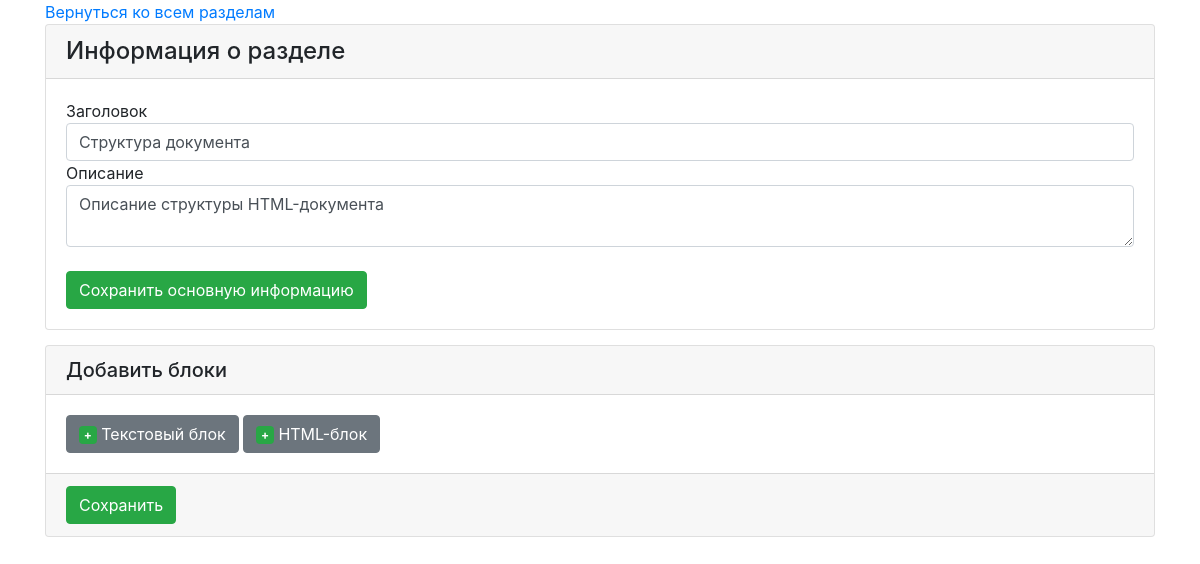
Page /panel/section.php?id=2 on the committed database.
### tables this page shows
CREATE TABLE `sections` (
  `section_id` int(11) NOT NULL,
  `parent_id` int(11) DEFAULT NULL,
  `manual_id` int(11) NOT NULL,
  `name` varchar(255) NOT NULL,
  `description` text,
  `position` int(11) NOT NULL
);

### panel/section.php (called while the page is built, shortened)
<?php
include ("../config/db.php");
include ('../parts/head.php');
include ('../parts/section_info.php');
include ('../parts/footer.php');

### parts/section_info.php (the view, shortened to what this page needs)
<?php
$section_id = mysqli_real_escape_string($link, $_GET['id']);
$query = "SELECT * FROM sections WHERE section_id=$section_id";
$result = mysqli_query($link, $query);
$section = mysqli_fetch_assoc($result);
?>
<a href="manual.php?id=<?php echo $section['manual_id'] ?>">Вернуться ко всем разделам</a>
<div id="section" data-section-id="<?php echo $section_id ?>" class="card">
    <h4 class="card-header">Информация о разделе</h4>
    <div class="card-body">
        <form action="../handlers/update_section.php" method="POST">
            Заголовок <input type="text" name="name" class="form-control" value="<?php echo $section['name'] ?>">
            Описание <textarea type="text" name="description" class="form-control"><?php echo $section['description'] ?></textarea>
            <input type="hidden" name="section_id" value="<?php echo $section_id ?>"><br>
            <input class="btn btn-success" type="submit" value="Сохранить основную информацию">
        </form>
    </div>
</div>
<div id="construct-panel" class="card">
    <h5 class="card-header">Добавить блоки</h5>
    <div class="card-body">
        <button class="btn btn-secondary add-block" id="add-block-text" data-block-type-id="1"><span class="badge badge-success">+</span> Текстовый блок</button>
        <button class="btn btn-secondary add-block" id="add-block-html-code" data-block-type-id="3"><span class="badge badge-success">+</span> HTML-блок</button>
    </div>
    <div class="card-footer">
        <button class="btn btn-success" id="save-blocks">Сохранить</button>
    </div>
</div>

### style.css (style rules this page uses)
#construct-panel { margin: 15px 0; }

### rows in the picture
sections: name "Структура документа", description "Описание структуры HTML-документа"
